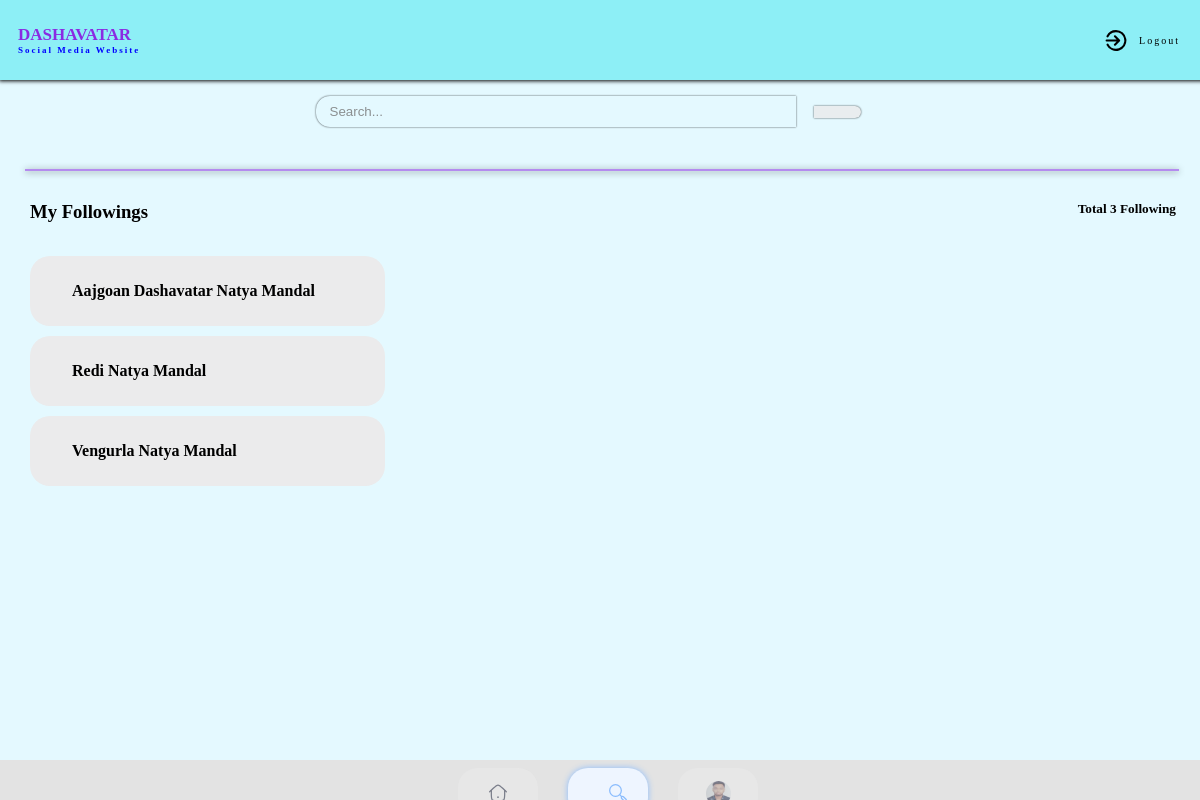
Page /search (signed in) on the earlier database version.
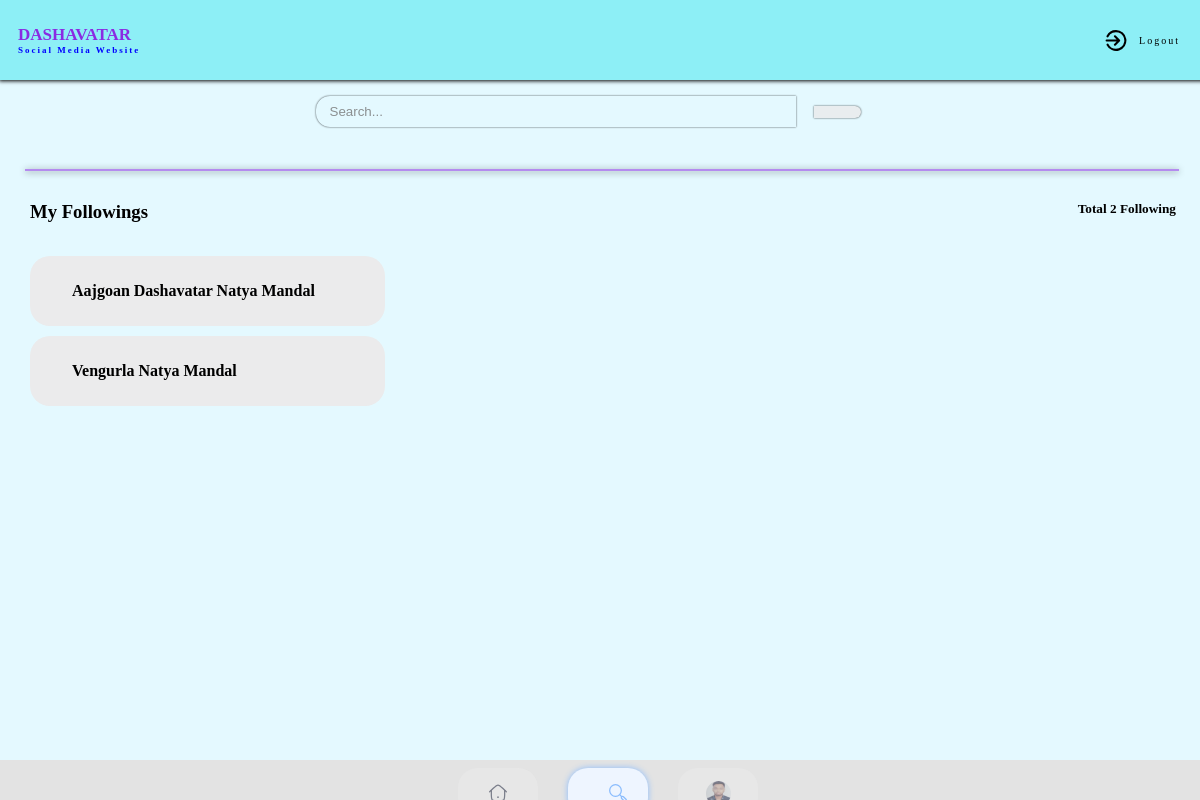
Same page on the later database version.
### socialweb/models.py (models this page shows)
class FollowersCount(models.Model):
    follower = models.CharField(max_length=100)
    user = models.CharField(max_length=100)
    def __str__(self):
        return self.user

### socialweb/views.py (the view)
# urls.py: path('search',views.search, name='search'),
@login_required(login_url='login')
def search(request):
    user_object=CustomUser.objects.get(username=request.user.username)
    profile=Profile.objects.filter(user=user_object)
    user_follower = FollowersCount.objects.filter(follower=user_object)
    user_followers = len(FollowersCount.objects.filter(follower=user_object))
    context={
        'user_object': user_object,
        'profile':profile,
        'user_follower': user_follower,
        'user_followers': user_followers,
    }
    if user_object.user_type =='2':
        return redirect('dashboard')
    return render(request,'search.html',context)

### templates/search.html (shortened to what this page needs)
{% extends "index.html" %}
{% block Search %}
<div class="imgeselected" id="search">
  <img src="/static/assets/svg/searchselected.svg" alt="" srcset="" />
</div>
{% endblock Search %}
{% block contain %}
<div class="search">
  <div class="searchbar">
    <form style="flex-direction: row;" action="/usersearch" method="get">
    <input class="inputsearch" id="searchtext" type="search" name="username" placeholder="Search...">
    <button type="submit" class="btn-search" id="search">
    </button>
  </form>
  </div>
  <div class="line"></div>
  <div class="searchoutput">
   <span style="display: flex;
   justify-content: space-between;"><h3>My Followings</h3>
   <h5>Total {{user_followers}} Following</h5></span>
   <div style="display: flex;
              flex-direction: column;
              gap: 10px;">
    {% for u in user_follower %}
    <div class="accountbox"><a href="/profile/{{u}}">
        <span class="userprofile">
          <h4 id="username">{{u}}</h4>
        </span>
      </a>
    </div>
    {% endfor %}
   </div>
    </div>
    </div>
{% endblock %}

Differences in the rows shown:
removed FollowersCount: user "Redi Natya Mandal"
Other differences:
{{ user_followers }}: "3" → "2"
